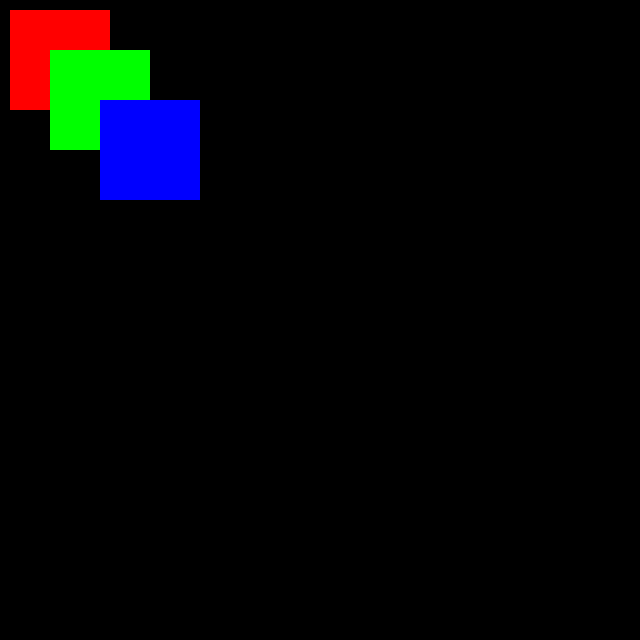
Frame 1 (no input)
Frame 60 (the mouse pressed at the canvas centre just before this capture): identical to frame 1, image omitted
Frame 120 (the mouse held since frame 60 and released just before this capture): identical to frame 1, image omitted

The Processing sketch that drew this single still picture (run headless with seeded random() and noise(); from frame 60 on, the mouse is pressed at the canvas centre):

// Processing sketch: OverlappingSquares
// ── OverlappingSquares.pde
void setup(){
  size(640, 640);
  noStroke(); background(0);
}

void draw(){
  fill(255, 0, 0);
  rect(10, 10, 100, 100);  
  fill(0, 255, 0);
  rect(50, 50, 100, 100);
  fill(0, 0, 255);
  rect(100, 100, 100, 100);
}
